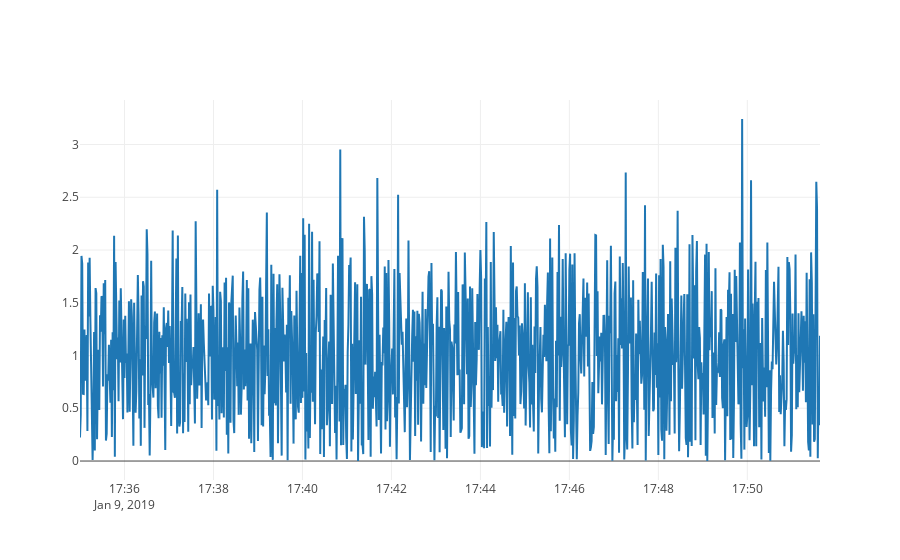

The notebook cell this image was saved under:
### Code cell
smooth_stream.plot()

### Figure 1 — Plotly figure (JSON) as saved in the notebook; plotly's stock layout.template omitted (floating-point values rounded to 4 significant figures; data arrays with more than 128 entries replaced by an {"elided": "..."} marker saying what was removed)
{"data": [{"name": "some_vals", "type": "scatter", "uid": "1523f17a-c839-4795-916e-fcae44ee090a", "x": {"elided": "999 str values"}, "y": {"elided": "999 float values"}}], "layout": {"autosize": true, "xaxis": {"autorange": true, "range": ["2019-01-09 17:35", "2019-01-09 17:51:38"], "type": "date"}, "yaxis": {"autorange": true, "range": [-0.1797, 3.422], "type": "linear"}}}
